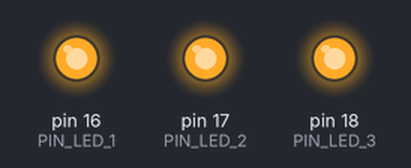
Bench run of a sketch on a simulated Arduino Uno, built with avr-gcc and run on an emulated ATmega328P. On the bench: output pins drawn as LEDs (lit = HIGH).

Above: at 0.05 s.
At 0.35 s:
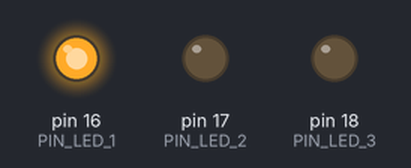
At 0.75 s:
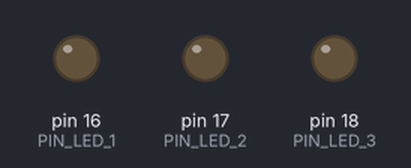
At 1.45 s:
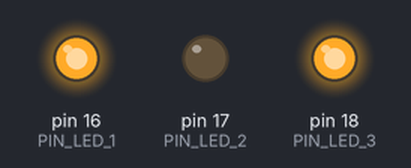
At 2.15 s:
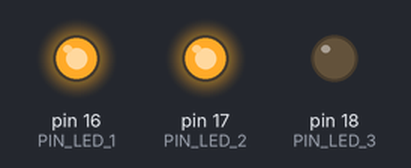
At 2.85 s:
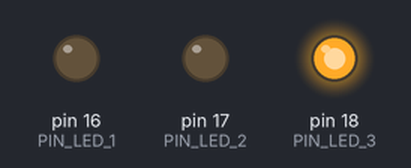
Timing chart, 0 to 3.1 s (numbered marks = the images above):
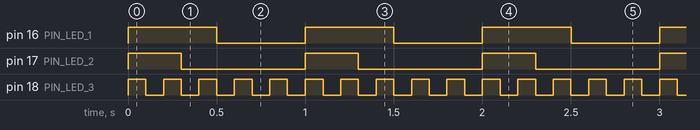

The sketch:

Blink-eZLED-Lib.ino
```cpp
#include <ezLED.h>

#define NUM_LED 3

#define PIN_LED_1 16
#define PIN_LED_2 17
#define PIN_LED_3 18

ezLED ledArr[NUM_LED] = {
  ezLED(PIN_LED_1),
  ezLED(PIN_LED_2),
  ezLED(PIN_LED_3)
};

void setup() {
  Serial.begin(9600);

  ledArr[0].blink(500, 500);
  ledArr[1].blink(300, 700);
  ledArr[2].blink(100, 100);

}

void loop() {
  for (int led=0; led < NUM_LED; led++){
    ledArr[led].loop();
  }

}
```

Measured:
- by itself, pin 16 (PIN_LED_1): alternates HIGH for 0.50 s and LOW for 0.50 s
- by itself, pin 17 (PIN_LED_2): alternates HIGH for 0.30 s and LOW for 0.70 s
- by itself, pin 18 (PIN_LED_3): alternates HIGH for 0.10 s and LOW for 0.10 s
